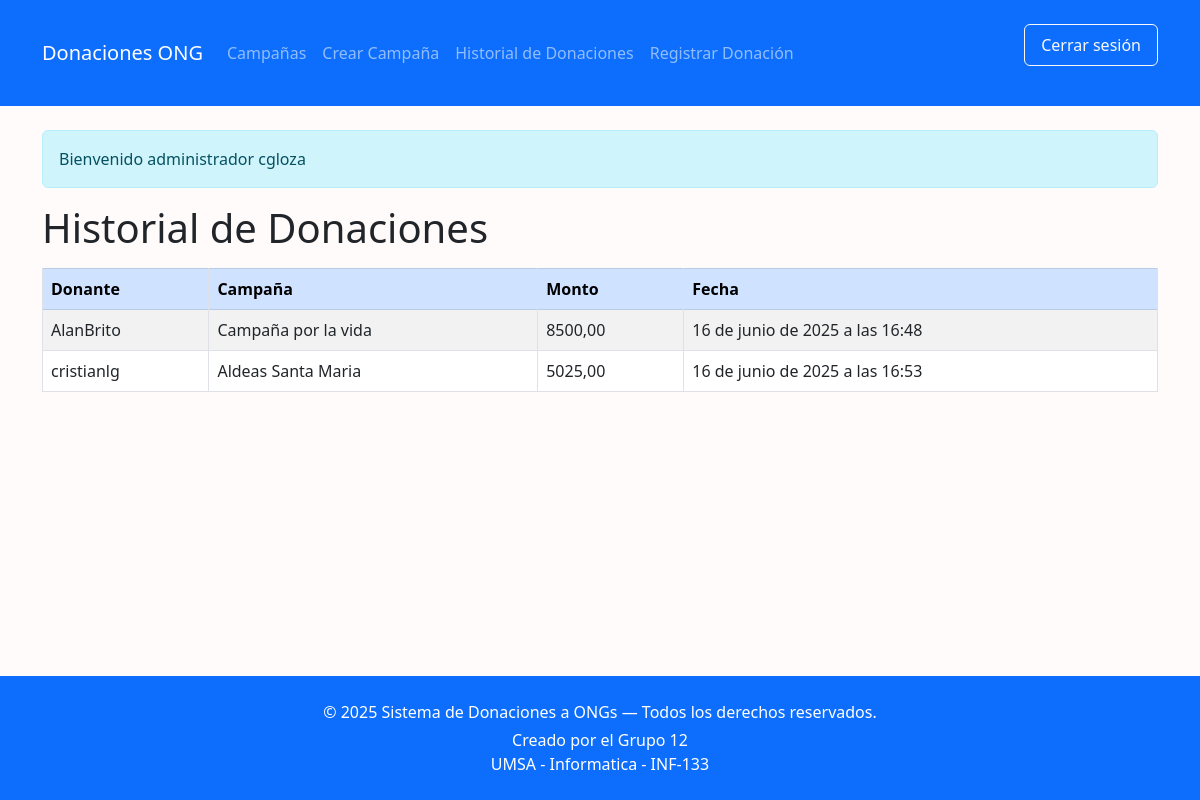
Page /historial-donaciones/ (signed in) on the committed database.
### core/models.py (models this page shows, shortened)
class Donacion(models.Model):
    donante = models.ForeignKey(Donante, on_delete=models.CASCADE)
    campaña = models.ForeignKey(Campaña, on_delete=models.CASCADE)
    monto = models.DecimalField(max_digits=10, decimal_places=2)
    fecha = models.DateTimeField(default=timezone.now)

class Donante(models.Model):
    user = models.OneToOneField(User, on_delete=models.CASCADE)
    telefono = models.CharField(max_length=20, blank=True, null=True)

class Campaña(models.Model):
    ong = models.ForeignKey('ONG', on_delete=models.CASCADE)
    nombre = models.CharField(max_length=100)
    monto_actual = models.DecimalField(max_digits=10, decimal_places=2, default=0)
    meta = models.DecimalField(
        max_digits=10,
        decimal_places=2,
        validators=[MinValueValidator(0.01)]  # mínimo 0.01
    )
    descripcion = models.TextField(default='')
    fecha_inicio = models.DateField()
    fecha_fin = models.DateField()

### core/views.py (the view)
# urls.py: path('historial-donaciones/', views.historial_donaciones, name='listar_donaciones'),
@login_required
def historial_donaciones(request):
    hoy = timezone.now().date()
    if request.user.is_superuser:
        donaciones = Donacion.objects.all()
    elif hasattr(request.user, 'ong'):
        donaciones = Donacion.objects.filter(
            campaña__ong=request.user.ong,
            campaña__fecha_fin__gte=hoy
        )
    elif hasattr(request.user, 'donante'):
        donaciones = Donacion.objects.filter(
            donante=request.user.donante,
            campaña__fecha_fin__gte=hoy
        )
    else:
        donaciones = Donacion.objects.none()
    return render(request, 'core/historial_donaciones.html', {'donaciones': donaciones})

### core/templates/core/historial_donaciones.html
{% extends 'core/base.html' %}
{% block content %}
<h1>Historial de Donaciones</h1>
<table class="table table-striped table-bordered table-hover">
    <thead class="table-primary">
        <tr>
            <th>Donante</th>
            <th>Campaña</th>
            <th>Monto</th>
            <th>Fecha</th>
        </tr>
    </thead>
    <tbody>
        {% for donacion in donaciones %}
        <tr>
            <td>{{ donacion.donante.user }}</td>
            <td>{{ donacion.campaña.nombre }}</td>
            <td>{{ donacion.monto }}</td>
            <td>{{ donacion.fecha }}</td>
        </tr>
        {% empty %}
        <tr>
            <td colspan="5">No hay donaciones registradas.</td>
        </tr>
        {% endfor %}
    </tbody>
</table>
{% endblock %}

### core/templates/core/base.html (shortened to what this page needs)
{% load static %}
{% load custom_tags %}
<!DOCTYPE html>
<html lang="es">
<head>
    <link href="https://cdn.jsdelivr.net/npm/bootstrap@5.3.0/dist/css/bootstrap.min.css" rel="stylesheet">
    {% block extra_css %}
     <link href="{% static 'css/styles.css' %}" rel="stylesheet">
    {% endblock %}
</head  class="d-flex flex-column min-vh-100">
<body>
    <nav class="navbar navbar-expand-lg navbar-dark bg-primary">
        <div class="container">
            <a class="navbar-brand" href="{% url 'home' %}">Donaciones ONG</a>
            <div class="collapse navbar-collapse" id="navbarContent">
                <ul class="navbar-nav me-auto mb-2 mb-lg-0">
                    {% if user.is_authenticated %}
                        {% if user.is_superuser %}
                            <li class="nav-item"><a class="nav-link" href="{% url 'mostrar_campañas' %}">Campañas</a></li>
                            <li class="nav-item"><a class="nav-link" href="{% url 'crear_campaña' %}">Crear Campaña</a></li>
                            <li class="nav-item"><a class="nav-link" href="{% url 'listar_donaciones' %}">Historial de Donaciones</a></li>
                            <li class="nav-item"><a class="nav-link" href="{% url 'crear_donacion' %}">Registrar Donación</a></li>
                        {% elif user|tiene_attr:"ong" %}
                            <li class="nav-item"><a class="nav-link" href="{% url 'mostrar_campañas' %}">Campañas</a></li>
                            <li class="nav-item"><a class="nav-link" href="{% url 'crear_campaña' %}">Crear Campaña</a></li>
                            <li class="nav-item"><a class="nav-link" href="{% url 'listar_donaciones' %}">Historial de Donaciones</a></li>
                        {% endif %}
                    {% endif %}
                </ul>
                {% if user.is_authenticated %}
                    <form method="post" action="{% url 'logout' %}" class="d-flex">
                        <button class="btn btn-outline-light" type="submit">Cerrar sesión</button>
                    </form>
                {% endif %}
            </div>
        </div>
    </nav>
    <main class="container my-4">
        {% if user.is_authenticated %}
            {% if user.is_superuser %}
                <div class="alert alert-info">Bienvenido administrador {{ user.username }}</div>
            {% elif user|tiene_attr:"donante" %}
                <div class="alert alert-success">Bienvenido donante {{ user.username }}</div>
            {% elif user|tiene_attr:"ong" %}
                <div class="alert alert-warning">ONG: {{ user.username }}</div>
            {% endif %}
        {% endif %}
        {% block content %}
        {% endblock %}
    </main>
    <footer class="footer bg-primary text-white text-center py-4 mt-5">
        <div class="container">
            <p class="mb-1">&copy; 2025 Sistema de Donaciones a ONGs — Todos los derechos reservados.</p>
            <p class="mb-0">Creado por el Grupo 12</p>
            <p class="mb-0">UMSA - Informatica - INF-133 </p>
        </div>
    </footer>
</body>
</html>

### core/static/css/styles.css (style rules this page uses)
html, body { height: 100%; margin: 0; }
body { display: flex; flex-direction: column; min-height: 100vh; background-color: #fffafab7; font-family: 'Segoe UI', Tahoma, Geneva, Verdana, sans-serif; }
main { flex: 1 0 auto; }
footer { flex-shrink: 0; background-color: #0d6efd; color: white; text-align: center; padding: 1rem 0; }
h1, h2, h3 { margin-bottom: 1rem; }
table { width: 100%; border-collapse: collapse; margin-bottom: 1.5rem; }
table th, table td { border: 1px solid #dee2e6; padding: 0.75rem; vertical-align: middle; }
table th { background-color: #0d6efd; color: white; text-align: left; }
button, .btn { border-radius: 0.375rem; padding: 0.5rem 1rem; }
a { color: #0d6efd; text-decoration: none; }
form { max-width: 600px; margin-bottom: 2rem; }
form button { margin-top: 1rem; }
.alert-info { background-color: #cff4fc; border-color: #b6effb; color: #055160; }

### rows in the picture
Donacion: donante.user "AlanBrito", campaña.nombre "Campaña por la vida", monto "8500,00", fecha "16 de junio de 2025 a las 16:48"
Donacion: donante.user "cristianlg", campaña.nombre "Aldeas Santa Maria", monto "5025,00", fecha "16 de junio de 2025 a las 16:53"

### other values in the picture
{{ user.username }} "cgloza"
